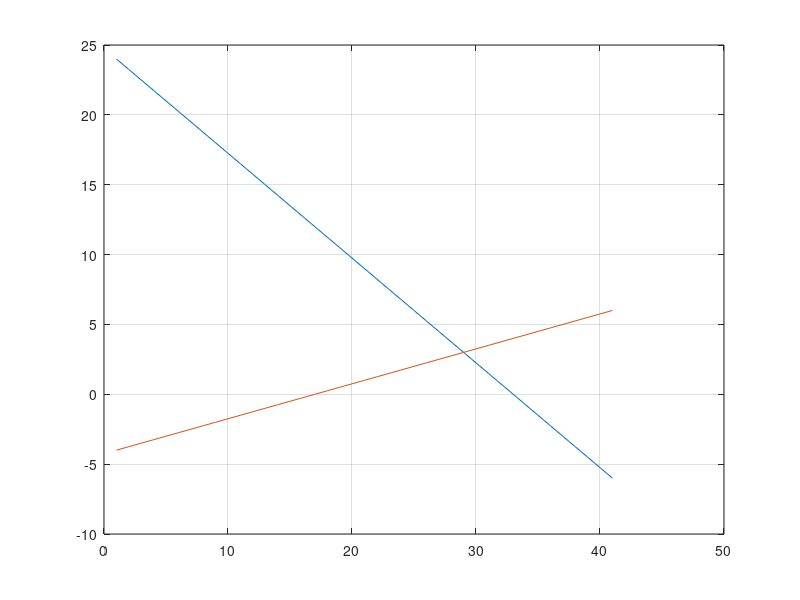

This chart was generated by the following MATLAB code:


x1 = -10 : 0.5 : 10 ;
x2_1 = -(3/2)*x1 + 9 ;
x2_2 = (1/2)*x1 + 1 ;

disp(x2_1);
disp(x2_2);

figure;
plot(x2_1)
hold on
plot(x2_2)
grid on 